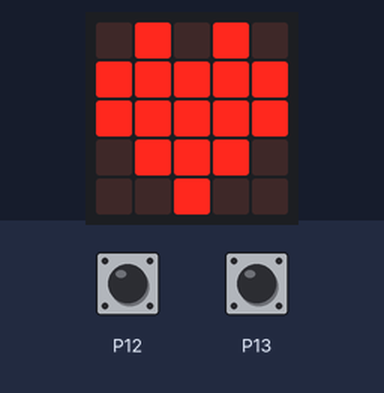
Simulated run of this program. Board: BBC micro:bit (MakeCode). On the bench: the board's 5×5 LED display. The inputs (shaded band) are chosen by the test bench; at power-on: P12 LOW, P13 LOW.

Above: at 1.2 s.
1.3 s: P12 pulled HIGH for 0.75 s
At 2.07 s:
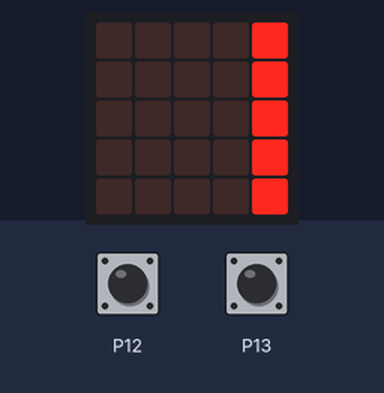
3.7 s: P13 pulled HIGH for 0.75 s
At 4.35 s:
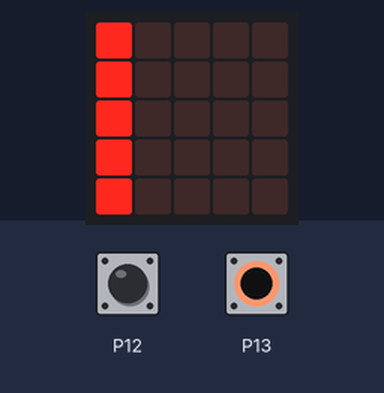
6.0 s: P13 pulled HIGH for 3.2 s
10.8 s: P12 pulled HIGH for 3.2 s
At 11.7 s:
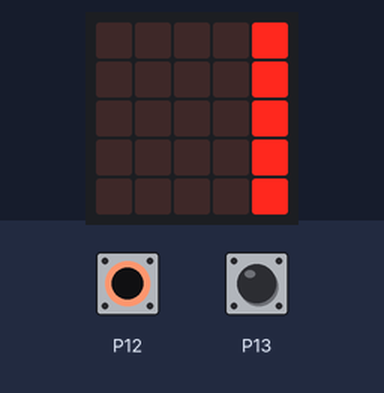
15.6 s: P12 driven HIGH and P13 driven HIGH
At 16.6 s:
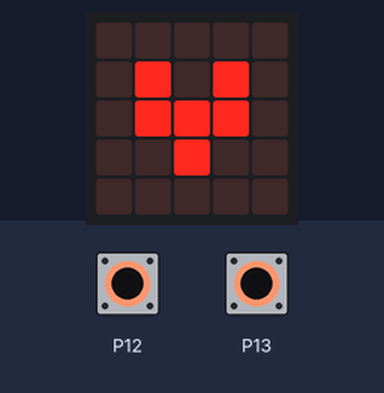
Timing chart, 0 to 18.5 s (numbered marks = the images above; inputs shaded):
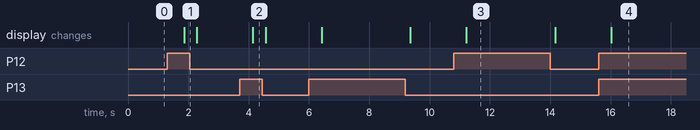

Measured:
- after the input at 1.3 s, the display: changes after 0.56 s (image 1)
- after the input at 3.7 s, the display: changes after 0.44 s (image 2)
- after the input at 10.8 s, the display: changes after 0.42 s (image 3)
- after the input at 15.6 s, the display: changes after 0.42 s (image 4)

The program:

main.ts
```typescript
let ll = 0
let rr = 0
basic.forever(function () {
    ll = pins.digitalReadPin(DigitalPin.P12)
    rr = pins.digitalReadPin(DigitalPin.P13)
    if (ll == 1 && rr == 0) {
        basic.showLeds(`
            . . . . #
            . . . . #
            . . . . #
            . . . . #
            . . . . #
            `)
    } else if (ll == 0 && rr == 1) {
        basic.showLeds(`
            # . . . .
            # . . . .
            # . . . .
            # . . . .
            # . . . .
            `)
    } else if (ll == 1 && rr == 1) {
        basic.showIcon(IconNames.SmallHeart)
    } else {
        basic.showIcon(IconNames.Heart)
    }
})
```

test.ts
```typescript
// os teses vão aqui; isto não será compilado quando este pacote for usado como extensão.
```
